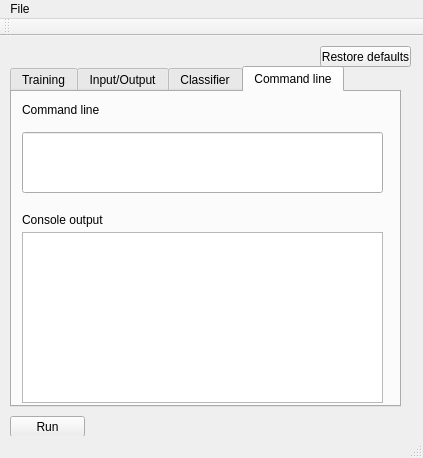
<?xml version="1.0" encoding="UTF-8"?>
<ui version="4.0">
 <class>MainWindow</class>
 <widget class="QMainWindow" name="MainWindow">
  <property name="geometry">
   <rect>
    <x>0</x>
    <y>0</y>
    <width>423</width>
    <height>458</height>
   </rect>
  </property>
  <property name="windowTitle">
   <string>MainWindow</string>
  </property>
  <widget class="QWidget" name="centralWidget">
   <widget class="QTabWidget" name="tabWidget">
    <property name="geometry">
     <rect>
      <x>10</x>
      <y>30</y>
      <width>391</width>
      <height>341</height>
     </rect>
    </property>
    <property name="currentIndex">
     <number>3</number>
    </property>
    <widget class="QWidget" name="tab">
     <attribute name="title">
      <string>Training</string>
     </attribute>
     <widget class="QLineEdit" name="label">
      <property name="geometry">
       <rect>
        <x>160</x>
        <y>50</y>
        <width>113</width>
        <height>20</height>
       </rect>
      </property>
     </widget>
     <widget class="QLabel" name="label_2">
      <property name="geometry">
       <rect>
        <x>10</x>
        <y>50</y>
        <width>151</width>
        <height>16</height>
       </rect>
      </property>
      <property name="text">
       <string>attribute name for class label</string>
      </property>
     </widget>
     <widget class="QLineEdit" name="training">
      <property name="geometry">
       <rect>
        <x>160</x>
        <y>20</y>
        <width>113</width>
        <height>20</height>
       </rect>
      </property>
     </widget>
     <widget class="QLabel" name="label_4">
      <property name="geometry">
       <rect>
        <x>10</x>
        <y>20</y>
        <width>151</width>
        <height>16</height>
       </rect>
      </property>
      <property name="text">
       <string>Training vectorfile</string>
      </property>
     </widget>
     <widget class="QToolButton" name="toolButton_training">
      <property name="geometry">
       <rect>
        <x>280</x>
        <y>20</y>
        <width>25</width>
        <height>19</height>
       </rect>
      </property>
      <property name="text">
       <string>...</string>
      </property>
     </widget>
     <widget class="QLineEdit" name="cv">
      <property name="geometry">
       <rect>
        <x>160</x>
        <y>80</y>
        <width>31</width>
        <height>20</height>
       </rect>
      </property>
     </widget>
     <widget class="QLabel" name="label_5">
      <property name="geometry">
       <rect>
        <x>10</x>
        <y>80</y>
        <width>111</width>
        <height>16</height>
       </rect>
      </property>
      <property name="text">
       <string>n-fold cross validation</string>
      </property>
     </widget>
     <widget class="QTableView" name="tableView_labels">
      <property name="geometry">
       <rect>
        <x>160</x>
        <y>110</y>
        <width>221</width>
        <height>201</height>
       </rect>
      </property>
     </widget>
     <widget class="QLabel" name="label_17">
      <property name="geometry">
       <rect>
        <x>10</x>
        <y>110</y>
        <width>111</width>
        <height>16</height>
       </rect>
      </property>
      <property name="text">
       <string>class name-value pairs</string>
      </property>
     </widget>
    </widget>
    <widget class="QWidget" name="tab_2">
     <attribute name="title">
      <string>Input/Output</string>
     </attribute>
     <widget class="QLabel" name="label_3">
      <property name="geometry">
       <rect>
        <x>10</x>
        <y>10</y>
        <width>71</width>
        <height>16</height>
       </rect>
      </property>
      <property name="text">
       <string>Input data</string>
      </property>
     </widget>
     <widget class="QLineEdit" name="input">
      <property name="geometry">
       <rect>
        <x>80</x>
        <y>10</y>
        <width>113</width>
        <height>20</height>
       </rect>
      </property>
     </widget>
     <widget class="QToolButton" name="toolButton_input">
      <property name="geometry">
       <rect>
        <x>200</x>
        <y>10</y>
        <width>25</width>
        <height>19</height>
       </rect>
      </property>
      <property name="text">
       <string>...</string>
      </property>
     </widget>
     <widget class="QLabel" name="label_13">
      <property name="geometry">
       <rect>
        <x>10</x>
        <y>40</y>
        <width>61</width>
        <height>16</height>
       </rect>
      </property>
      <property name="text">
       <string>Mask image</string>
      </property>
     </widget>
     <widget class="QLineEdit" name="mask">
      <property name="geometry">
       <rect>
        <x>80</x>
        <y>40</y>
        <width>113</width>
        <height>20</height>
       </rect>
      </property>
     </widget>
     <widget class="QToolButton" name="toolButton_mask">
      <property name="geometry">
       <rect>
        <x>200</x>
        <y>40</y>
        <width>25</width>
        <height>19</height>
       </rect>
      </property>
      <property name="text">
       <string>...</string>
      </property>
     </widget>
     <widget class="QLabel" name="label_14">
      <property name="geometry">
       <rect>
        <x>240</x>
        <y>40</y>
        <width>61</width>
        <height>16</height>
       </rect>
      </property>
      <property name="text">
       <string>msknodata</string>
      </property>
     </widget>
     <widget class="QLineEdit" name="msknodata">
      <property name="geometry">
       <rect>
        <x>300</x>
        <y>40</y>
        <width>41</width>
        <height>20</height>
       </rect>
      </property>
     </widget>
     <widget class="QLabel" name="label_15">
      <property name="geometry">
       <rect>
        <x>10</x>
        <y>70</y>
        <width>71</width>
        <height>16</height>
       </rect>
      </property>
      <property name="text">
       <string>Output data</string>
      </property>
     </widget>
     <widget class="QLineEdit" name="output">
      <property name="geometry">
       <rect>
        <x>80</x>
        <y>70</y>
        <width>113</width>
        <height>20</height>
       </rect>
      </property>
     </widget>
     <widget class="QToolButton" name="toolButton_output">
      <property name="geometry">
       <rect>
        <x>200</x>
        <y>70</y>
        <width>25</width>
        <height>19</height>
       </rect>
      </property>
      <property name="text">
       <string>...</string>
      </property>
     </widget>
     <widget class="QLabel" name="label_16">
      <property name="geometry">
       <rect>
        <x>240</x>
        <y>70</y>
        <width>41</width>
        <height>16</height>
       </rect>
      </property>
      <property name="text">
       <string>nodata</string>
      </property>
     </widget>
     <widget class="QLineEdit" name="nodata">
      <property name="geometry">
       <rect>
        <x>300</x>
        <y>70</y>
        <width>41</width>
        <height>20</height>
       </rect>
      </property>
     </widget>
    </widget>
    <widget class="QWidget" name="tab_3">
     <attribute name="title">
      <string>Classifier</string>
     </attribute>
     <widget class="QComboBox" name="svmtype">
      <property name="geometry">
       <rect>
        <x>100</x>
        <y>10</y>
        <width>69</width>
        <height>22</height>
       </rect>
      </property>
     </widget>
     <widget class="QLabel" name="label_6">
      <property name="geometry">
       <rect>
        <x>10</x>
        <y>10</y>
        <width>81</width>
        <height>16</height>
       </rect>
      </property>
      <property name="text">
       <string>SVM type</string>
      </property>
     </widget>
     <widget class="QLabel" name="label_7">
      <property name="geometry">
       <rect>
        <x>10</x>
        <y>40</y>
        <width>81</width>
        <height>16</height>
       </rect>
      </property>
      <property name="text">
       <string>Kernel type</string>
      </property>
     </widget>
     <widget class="QComboBox" name="kerneltype">
      <property name="geometry">
       <rect>
        <x>100</x>
        <y>40</y>
        <width>69</width>
        <height>22</height>
       </rect>
      </property>
     </widget>
     <widget class="QLabel" name="label_8">
      <property name="geometry">
       <rect>
        <x>190</x>
        <y>40</y>
        <width>81</width>
        <height>16</height>
       </rect>
      </property>
      <property name="text">
       <string>Kernel degree</string>
      </property>
     </widget>
     <widget class="QLineEdit" name="lineEdit">
      <property name="geometry">
       <rect>
        <x>270</x>
        <y>40</y>
        <width>31</width>
        <height>20</height>
       </rect>
      </property>
     </widget>
     <widget class="QLabel" name="label_9">
      <property name="geometry">
       <rect>
        <x>10</x>
        <y>70</y>
        <width>41</width>
        <height>16</height>
       </rect>
      </property>
      <property name="text">
       <string>Gamma</string>
      </property>
     </widget>
     <widget class="QLineEdit" name="gamma">
      <property name="geometry">
       <rect>
        <x>60</x>
        <y>70</y>
        <width>31</width>
        <height>20</height>
       </rect>
      </property>
     </widget>
     <widget class="QLabel" name="label_10">
      <property name="geometry">
       <rect>
        <x>100</x>
        <y>70</y>
        <width>41</width>
        <height>16</height>
       </rect>
      </property>
      <property name="text">
       <string>CCost</string>
      </property>
     </widget>
     <widget class="QLineEdit" name="ccost">
      <property name="geometry">
       <rect>
        <x>140</x>
        <y>70</y>
        <width>31</width>
        <height>20</height>
       </rect>
      </property>
     </widget>
     <widget class="QLabel" name="label_11">
      <property name="geometry">
       <rect>
        <x>190</x>
        <y>10</y>
        <width>41</width>
        <height>16</height>
       </rect>
      </property>
      <property name="text">
       <string>Coef 0</string>
      </property>
     </widget>
     <widget class="QLineEdit" name="coef0">
      <property name="geometry">
       <rect>
        <x>230</x>
        <y>10</y>
        <width>31</width>
        <height>20</height>
       </rect>
      </property>
     </widget>
     <widget class="QLabel" name="label_12">
      <property name="geometry">
       <rect>
        <x>280</x>
        <y>10</y>
        <width>21</width>
        <height>16</height>
       </rect>
      </property>
      <property name="text">
       <string>nu</string>
      </property>
     </widget>
     <widget class="QLineEdit" name="nu">
      <property name="geometry">
       <rect>
        <x>300</x>
        <y>10</y>
        <width>31</width>
        <height>20</height>
       </rect>
      </property>
     </widget>
    </widget>
    <widget class="QWidget" name="tab_4">
     <attribute name="title">
      <string>Command line</string>
     </attribute>
     <widget class="QLabel" name="label_18">
      <property name="geometry">
       <rect>
        <x>10</x>
        <y>10</y>
        <width>81</width>
        <height>16</height>
       </rect>
      </property>
      <property name="text">
       <string>Command line</string>
      </property>
     </widget>
     <widget class="QLineEdit" name="commandLineEdit">
      <property name="geometry">
       <rect>
        <x>10</x>
        <y>40</y>
        <width>361</width>
        <height>61</height>
       </rect>
      </property>
     </widget>
     <widget class="QLabel" name="label_19">
      <property name="geometry">
       <rect>
        <x>10</x>
        <y>120</y>
        <width>81</width>
        <height>16</height>
       </rect>
      </property>
      <property name="text">
       <string>Console output</string>
      </property>
     </widget>
     <widget class="QPlainTextEdit" name="consoleEdit">
      <property name="geometry">
       <rect>
        <x>10</x>
        <y>140</y>
        <width>361</width>
        <height>171</height>
       </rect>
      </property>
     </widget>
    </widget>
   </widget>
   <widget class="QPushButton" name="pushButton_run">
    <property name="geometry">
     <rect>
      <x>10</x>
      <y>380</y>
      <width>75</width>
      <height>21</height>
     </rect>
    </property>
    <property name="text">
     <string>Run</string>
    </property>
   </widget>
   <widget class="QPushButton" name="pushButton_restore">
    <property name="geometry">
     <rect>
      <x>320</x>
      <y>10</y>
      <width>91</width>
      <height>21</height>
     </rect>
    </property>
    <property name="text">
     <string>Restore defaults</string>
    </property>
   </widget>
  </widget>
  <widget class="QMenuBar" name="menuBar">
   <property name="geometry">
    <rect>
     <x>0</x>
     <y>0</y>
     <width>423</width>
     <height>21</height>
    </rect>
   </property>
   <widget class="QMenu" name="menuFile">
    <property name="title">
     <string>File</string>
    </property>
    <addaction name="actionInput"/>
    <addaction name="actionTraining"/>
    <addaction name="actionMask"/>
    <addaction name="actionOutput"/>
   </widget>
   <addaction name="menuFile"/>
  </widget>
  <widget class="QToolBar" name="mainToolBar">
   <attribute name="toolBarArea">
    <enum>TopToolBarArea</enum>
   </attribute>
   <attribute name="toolBarBreak">
    <bool>false</bool>
   </attribute>
  </widget>
  <widget class="QStatusBar" name="statusBar"/>
  <action name="actionInput">
   <property name="text">
    <string>Input</string>
   </property>
  </action>
  <action name="actionTraining">
   <property name="text">
    <string>Training</string>
   </property>
  </action>
  <action name="actionMask">
   <property name="text">
    <string>Mask</string>
   </property>
  </action>
  <action name="actionOutput">
   <property name="text">
    <string>Output</string>
   </property>
  </action>
 </widget>
 <layoutdefault spacing="6" margin="11"/>
 <resources/>
 <connections/>
</ui>
